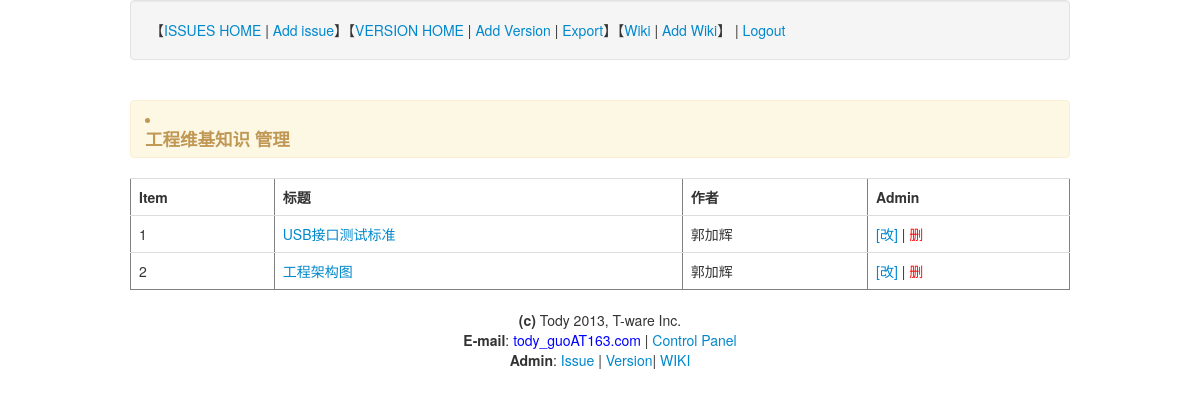
Page /admin_wiki.php (signed in) on the committed database.
### tables this page shows
CREATE TABLE IF NOT EXISTS `te_wiki_table` (
  `ID` int(11) NOT NULL AUTO_INCREMENT,
  `wiki_title` varchar(256) NOT NULL,
  `wiki_body` text NOT NULL,
  `wiki_writor` varchar(128) NOT NULL,
  `wiki_build_date` datetime NOT NULL,
  `wiki_update_date` datetime NOT NULL,
  PRIMARY KEY (`ID`)
);

### inc/conn.php (called while the page is built, shortened)
<?php
class mysql {
 private $db_host;
 private $db_user;
 private $db_pwd;
 private $conn;
 private $result;
 private $show_error = true;
 public function __construct($db_host = 'localhost', $db_user = '293540', $db_pwd = '666666', $db_database ='293540', $conn = '', $coding = 'UTF8') {
  $this->db_host = $db_host;
  $this->db_user = $db_user;
  $this->db_pwd = $db_pwd;
  $this->db_database = $db_database;
  $this->conn = $conn;
  $this->coding = $coding;
 }
 public function connect() {
  if ($this->conn == "pconn") {
   $this->conn = mysql_pconnect($this->db_host, $this->db_user, $this->db_pwd);
  } else {
   $this->conn = mysql_connect($this->db_host, $this->db_user, $this->db_pwd);
  }
 }
 public function query($sql) {
  $this->sql = $sql;
  $result = mysql_query($this->sql, $this->conn);
  if (!$result) {
   if ($this->show_error) {
    $this->show_error("错误SQL语句：", $this->sql);
   }
  } else {
   $this->result = $result;
  }
  return $this->result;
 }
 public function fetch_assoc() {
  return mysql_fetch_assoc($this->result);
 }
 public function db_num_rows() {
  if ($this->result == null) {
   if ($this->show_error) {
    $this->show_error("SQL语句错误", "暂时为空，没有任何内容！");
   }
  } else {
   return mysql_num_rows($this->result);
  }
 }
}
?>

### admin_wiki.php (the view, shortened to what this page needs)
<?php
	include 'inc/conn.php';
?>
<!DOCTYPE html>
<html>
<link href="/css/bootstrap.min.css" rel="stylesheet">
<head>
</head>
<body class="background">
<?
	include "top.php";
?>
<div class="container">
<? if ($_SESSION['user'] != 1){  ?>
	<div class="page-header alert text-warning">
		<div class="well">
			<div style="float:left">
				<form class="form-search">
					密码：<input type="text" class="input-medium search-query" name="passwd"><button type="submit" class="btn">登录</button>
				</form>
			</div>
		</div>
	</div>
<? } else {?>
	<div class="page-header alert text-warning"><li><h4>工程维基知识 管理</h4></li></div>
	<div>
		<table border=1 cellpadding=0 class="table table-hover">
		<tr><th>Item</th><th>标题</th><th>作者</th><th>Admin</th></tr>
<?
		$db = new mysql();
		$db->query("select * from te_wiki_table ORDER BY wiki_build_date DESC");
		$num = $db->db_num_rows();
		for($i=0; $i<$num; $i++){
			$row = $db->fetch_assoc();
			$item = $i + 1;
			echo "<tr>";
			echo "<td>$item</td>";
			echo "<td><a href=\"review_wiki.php?id=".$row['ID']."\">".htmlspecialchars_decode($row['wiki_title'])."</a></td>";
			echo "<td>".htmlspecialchars_decode($row['wiki_writor'])."</td>";
			echo "<td><a href=\"mod_wiki.php?id=".$row['ID']."\" rel='tooltip' title='修改维基信息'>[改]</a>&nbsp;|&nbsp;<a href=\"admin_wiki.php?id=".$row['ID']."&act=del\" rel='tooltip' title='删除表内容，当心哦~~~'><font color='red'>删</font></a></td>";
			echo "</tr>\n";
		}
?>
		</table>
	</div>
</div>
<? }?>
<?
include 'bottom.php';
?>
</body>
<html>

### rows in the picture
te_wiki_table: item "1", wiki_title "USB接口测试标准", wiki_writor "郭加辉"
te_wiki_table: item "2", wiki_title "工程架构图", wiki_writor "郭加辉"
